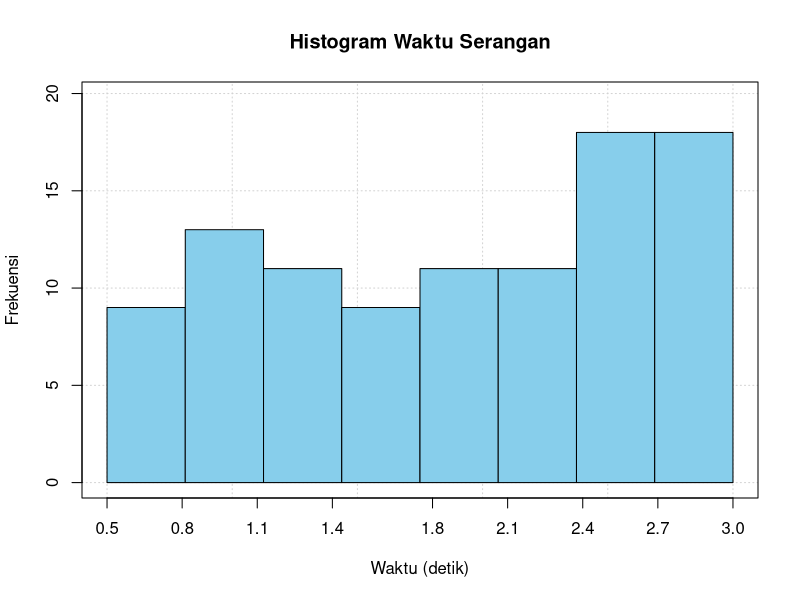
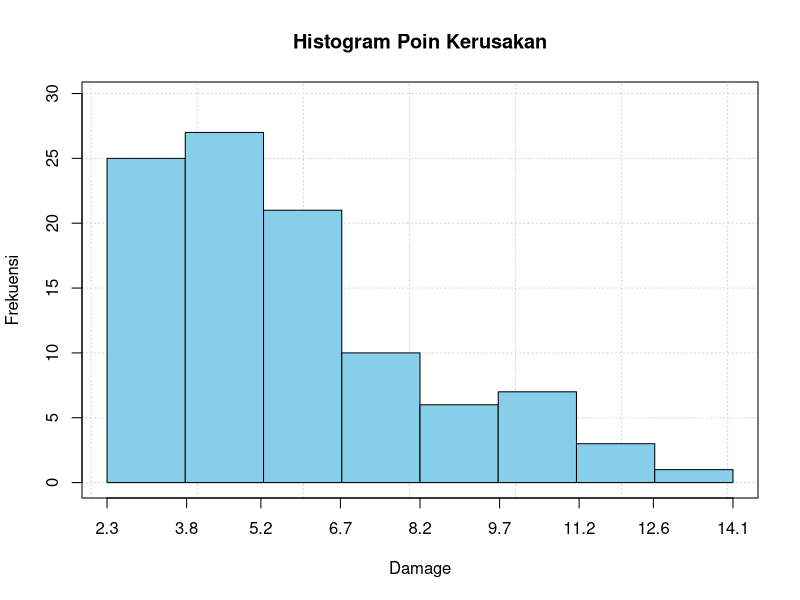
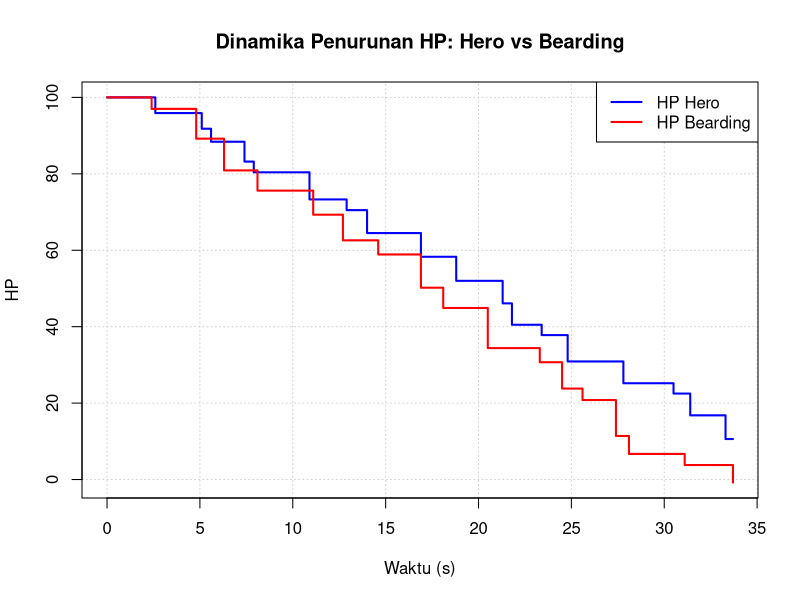
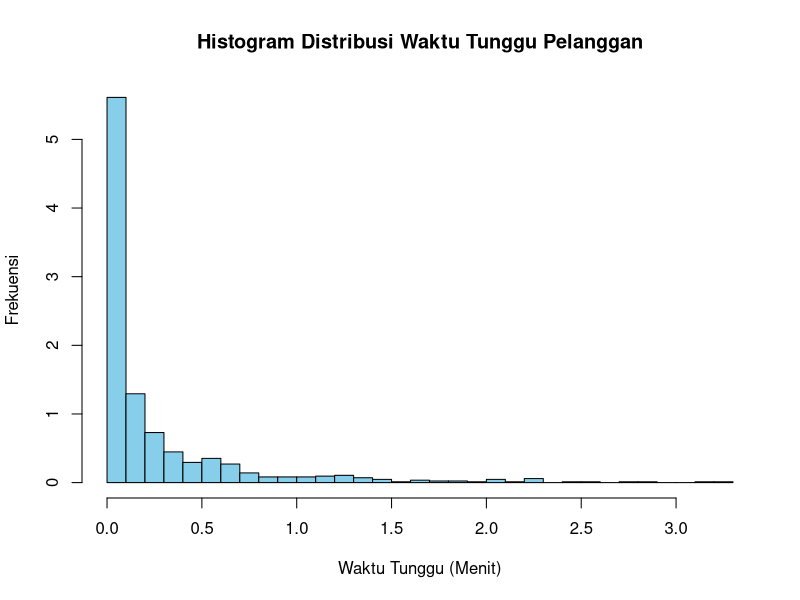

These charts were generated, in order, by the following R code:
## ---- chunk 1
# Impor Data
library(readxl)
library(tidyr)
df1 <- read_xlsx("../data/Data Nomer 1.xlsx")

# Perbaiki format pemisah
df1 <- df1 %>%
  separate("Serangan ke_nama monster(lama serangan,nilai kerusakan)", into = c("serangan_ke", "nama_monster(lama serangan,nilai kerusakan)"), sep = "_", extra = "merge") %>%
  separate("nama_monster(lama serangan,nilai kerusakan)", into = c("nama_monster", "lama_serangan", "nilai_kerusakan"), sep = "[(),]", extra = "drop", convert = TRUE)

# Ubah tipe data
df1$serangan_ke <- as.integer(df1$serangan_ke)
head(df1)
## ---- chunk 2
# Cek NA & duplikat
sum(is.na(df1))
sum(duplicated(df1))
## ---- chunk 3
# Nilai mean setiap kolom by nama monster
library(dplyr)
df1_mean <- df1 %>%
  group_by(nama_monster) %>%
  summarise(
    mean_lama_serangan = mean(lama_serangan),
    mean_nilai_kerusakan = mean(nilai_kerusakan)
  )
head(df1_mean)
## ---- chunk 4
# Bangkitkan data mentah
set.seed(23888)
n <- 100
waktu_raw <- rnorm(n, mean = 2, sd = 0.8)
damage_raw <- rgamma(n, shape = 2, scale = 2) + 2

# Logika aturan
waktu_serangan <- pmax(waktu_raw, 0.5) # Batas minimal waktu serangan 0.5 detik
poin_kerusakan <- pmax(damage_raw, 2) # Batas minimal poin kerusakan 2
waktu_serangan <- pmin(waktu_serangan, 3.0) # Batas maksimal waktu serangan 3.0 detik
kerusakan_tambahan <- ifelse(waktu_serangan > 3.0, waktu_serangan - 3.0, 0) # Kerusakan tambahan jika waktu serangan > 3.0 detik
poin_kerusakan <- pmax(damage_raw, 2) + kerusakan_tambahan # Total kerusakan (poin kerusakan min 2 + kerusakan tambahan)

# Pembulatan 1 angka di belakang koma
waktu_serangan <- round(waktu_serangan, 1)
poin_kerusakan <- round(poin_kerusakan, 1)

# Membuat data frame
df1_hero <- data.frame(
  Waktu_Serangan = waktu_serangan,
  Poin_Kerusakan = poin_kerusakan
)
head(df1_hero)
summary(df1_hero)
## ---- chunk 5
# Aturan sturges
n <- nrow(df1_hero)
k <- round(1 + 3.3 * log10(n))
k
## ---- chunk 6
# Membuat histogram kolom Waktu_Serangan
x1 <- df1_hero$Waktu_Serangan
breaks1 <- seq(min(x1), max(x1), length.out = k + 1)
counts1 <- table(cut(x1, breaks = breaks1, include.lowest = TRUE))

# Kanvas kosong & window
plot.new()
plot.window(xlim = c(min(breaks1), max(breaks1)), ylim = c(0, max(counts1) * 1.1))

# Elemen visual canvas
grid(nx = NULL, ny = NULL, col = "lightgray", lty = "dotted")
axis(1, at = round(breaks1, 1))
axis(2)
box()
title(main = "Histogram Waktu Serangan", xlab = "Waktu (detik)", ylab = "Frekuensi")

# Menggambar batang dengan rect()
for (i in 1:k) {
  rect(xleft = breaks1[i], ybottom = 0, 
       xright = breaks1[i+1], ytop = counts1[i], 
       col = "skyblue", border = "black")
}
## ---- chunk 7
# Membuat histogram kolom Poin_Kerusakan
x2 <- df1_hero$Poin_Kerusakan
breaks2 <- seq(min(x2), max(x2), length.out = k + 1)
counts2 <- table(cut(x2, breaks = breaks2, include.lowest = TRUE))

# Kanvas kosong & window
plot.new()
plot.window(xlim = c(min(breaks2), max(breaks2)), ylim = c(0, max(counts2) * 1.1))

# Elemen visual canvas
grid(nx = NULL, ny = NULL, col = "lightgray", lty = "dotted")
axis(1, at = round(breaks2, 1))
axis(2)
box()
title(main = "Histogram Poin Kerusakan", xlab = "Damage", ylab = "Frekuensi")

# Menggambar batang dengan rect()
for (i in 1:k) {
  rect(xleft = breaks2[i], ybottom = 0, 
       xright = breaks2[i+1], ytop = counts2[i], 
       col = "skyblue", border = "black")
}
## ---- chunk 8
# 1. Ambil data Bearding dari df1 & data Hero dari df1_hero
b_df <- df1[df1$nama_monster == "Bearnadi", ]

# 2. Gabung & urutkan kronologi serangan (Events)
ev <- rbind(
  data.frame(w = cumsum(df1_hero$Waktu_Serangan), p = "Hero", d = df1_hero$Poin_Kerusakan),
  data.frame(w = cumsum(b_df$lama_serangan), p = "Bearding", d = b_df$nilai_kerusakan)
)
ev <- ev[order(ev$w), ]

# 3. Simulasi pengurangan HP
hp_h <- 100; hp_b <- 100; t_vec <- 0; h_vec <- 100; b_vec <- 100

for (i in 1:nrow(ev)) {
  if (hp_h <= 0 || hp_b <= 0) break
  if (ev$p[i] == "Hero") hp_b <- hp_b - ev$d[i] else hp_h <- hp_h - ev$d[i]
  t_vec <- c(t_vec, ev$w[i]); h_vec <- c(h_vec, hp_h); b_vec <- c(b_vec, hp_b)
}

# 4. Canvas Plot (Low-Level)
plot.new()
plot.window(xlim = c(0, max(t_vec)), ylim = c(min(h_vec, b_vec), 100))
grid(); axis(1); axis(2); box()
title(main = "Dinamika Penurunan HP: Hero vs Bearding", xlab = "Waktu (s)", ylab = "HP")
lines(t_vec, h_vec, type = "s", col = "blue", lwd = 2)
lines(t_vec, b_vec, type = "s", col = "red", lwd = 2)
legend("topright", legend = c("HP Hero", "HP Bearding"), col = c("blue", "red"), lty = 1, lwd = 2)
## ---- chunk 9
# Impor data csv
data_pelanggan <- read.csv("../data/data_pelanggan.csv")
data_produk <- read.csv("../data/data_produk.csv")
transaksi_2024_01 <- read.csv("../data/transaksi_2024-01.csv")
transaksi_2024_02 <- read.csv("../data/transaksi_2024-02.csv")
transaksi_2024_03 <- read.csv("../data/transaksi_2024-03.csv")
transaksi_2024_04 <- read.csv("../data/transaksi_2024-04.csv")
transaksi_2024_05 <- read.csv("../data/transaksi_2024-05.csv")
transaksi_shopee <- read.csv("../data/transaksi_shopee.csv")
transaksi_tokopedia <- read.csv("../data/transaksi_tokopedia.csv")
transaksi_tiktok_shop <- read.csv("../data/transaksi_tiktok_shop.csv")
## ---- chunk 10
# Gabungkan data transaksi
gabung_tx <- rbind(
  transaksi_2024_01, transaksi_2024_02, transaksi_2024_03, 
  transaksi_2024_04, transaksi_2024_05, transaksi_shopee, 
  transaksi_tokopedia, transaksi_tiktok_shop
)
head(gabung_tx)
## ---- chunk 11
# Data duplikat & NA berdasarkan ID Transaksi pada data transaksi (gabungan)
cat("Total baris transaksi awal (gabungan):", nrow(gabung_tx), "\n")
cat("Jumlah ID_Transaksi unik             :", length(unique(gabung_tx$ID_Transaksi)), "(Aman)", "\n")
cat("Jumlah hanya ID_Transaksi duplikat   :", sum(duplicated(gabung_tx$ID_Transaksi))-sum(duplicated(gabung_tx)), "(Perbaiki)", "\n")
cat("Jumlah baris duplikat                :", sum(duplicated(gabung_tx)), "(Drop)", "\n\n")
cat("Jumlah NA pada Data Transaksi:\n")
gabung_tx[gabung_tx == ""] <- NA
print(colSums(is.na(gabung_tx)))
## ---- chunk 12
# Data duplikat & NA berdasarkan Kode Transaksi pada data produk
cat("Total baris data produk               :", nrow(data_produk), "\n")
cat("Jumlah Kode_Transaksi unik            :", length(unique(data_produk$Kode_Transaksi)), "(Aman)", "\n")
cat("Jumlah hanya Kode_Transaksi duplikat  :", sum(duplicated(data_produk$Kode_Transaksi))-sum(duplicated(data_produk)), "(Perbaiki)", "\n")
cat("Jumlah baris duplikat                 :", sum(duplicated(data_produk)), "(Drop)", "\n\n")
cat("\nJumlah NA pada Data Produk          :\n")
data_produk[data_produk == ""] <- NA
print(colSums(is.na(data_produk)))
## ---- chunk 13
# Data duplikat & NA berdasarkan No Transaksi pada data pelanggan
cat("Total baris data pelanggan          :", nrow(data_pelanggan), "\n")
cat("Jumlah No_Transaksi unik            :", length(unique(data_pelanggan$No_Transaksi)), "(Aman)", "\n")
cat("Jumlah hanya No_Transaksi duplikat  :", sum(duplicated(data_pelanggan$No_Transaksi))-sum(duplicated(data_pelanggan)), "(Perbaiki)", "\n")
cat("Jumlah baris duplikat               :", sum(duplicated(data_pelanggan)), "(Drop)", "\n\n")
cat("\nJumlah NA pada Data Pelanggan     :\n")
data_pelanggan[data_pelanggan == ""] <- NA
print(colSums(is.na(data_pelanggan)))
## ---- chunk 14
# Cek penulisan Marketplace, Status_Pesanan, dan format Tanggal pada data transaksi
cat("Variasi penulisan Marketplace:\n")
print(table(gabung_tx$Marketplace, useNA = "always"))
cat("\nVariasi penulisan Status_Pesanan:\n")
print(table(gabung_tx$Status_Pesanan, useNA = "always"))
cat("\n")
cat("\nVariasi penulisan format Tanggal:\n")
head(unique(gabung_tx$Tanggal), 10)
## ---- chunk 15
# Struktur tabel & tipe data produk
str(data_produk)

# Spasi berlebih Nama Produk pada data produk
cat("\nSampel Nama_Produk dengan spasi ganda:\n")
print(head(data_produk$Nama_Produk[grep("\\s{2,}", data_produk$Nama_Produk)], 5))

# Huruf "O" menjadi angka 0 pada data produk
cat("\nSampel Nama_Produk dengan typo angka '0' (harus huruf 'O'):\n")
print(unique(data_produk$Nama_Produk[grep("0", data_produk$Nama_Produk)]))

# Konsistensi huruf kapital Nama Produk pada data produk
cat("\nSampel variasi kapitalisasi Nama_Produk:\n")
print(head(data_produk$Nama_Produk[data_produk$Nama_Produk != tolower(data_produk$Nama_Produk)], 5))

# Format teks 'Rp' dan koma Harga Satuan pada data produk
cat("\nSampel data Harga_Satuan dengan variasi teks 'Rp':\n")
print(head(data_produk$Harga_Satuan, 5))

# Ringkasan Statistik dan Nilai Negatif Qty pada data produk
cat("\nRingkasan Statistik Qty:\n")
summary(data_produk$Qty)
cat("\nJumlah Qty bernilai negatif:", sum(data_produk$Qty < 0), "\n")
## ---- chunk 16
# Struktur tabel & tipe data pelanggan
str(data_pelanggan)

# Nama yang memiliki 2 spasi atau lebih di tengah kata pada data pelanggan
pelanggan_spasi <- data_pelanggan$Nama_Pelanggan[grep("\\s{2,}", data_pelanggan$Nama_Pelanggan)]
cat("Contoh Nama Pelanggan dengan spasi ganda:\n")
print(head(pelanggan_spasi, 3))

# Huruf "O" menjadi angka 0 pada data pelanggan
cat("\nSampel Nama_Pelanggan dengan typo angka '0' (harus huruf 'O'):\n")
print(unique(data_pelanggan$Nama_Pelanggan[grep("0", data_pelanggan$Nama_Pelanggan)]))

# Konsistensi huruf kapital Nama Pelanggan pada data pelanggan
cat("\nSampel variasi kapitalisasi Nama_Pelanggan:\n")
print(head(data_pelanggan$Nama_Pelanggan[data_pelanggan$Nama_Pelanggan != tolower(data_pelanggan$Nama_Pelanggan)], 5))

# Konsistensi nomor HP pada data pelanggan
cat("\nSampel variasi awalan No_HP pada data pelanggan:\n")
awalan_hp <- unique(substr(data_pelanggan$No_HP, 1, 3))
print(awalan_hp)
cat("\nJumlah No_HP tidak valid (mengandung 'NOH'):\n")
print(sum(grepl("NOH", data_pelanggan$No_HP, ignore.case = TRUE), na.rm = TRUE))
## ---- chunk 17
# Hapus baris duplikat, standarisasi marketplace, dan standarisasi status pesanan pada data transaksi
tx_clean <- gabung_tx[!duplicated(gabung_tx), ]
tx_clean$Marketplace[grep("shopee", tx_clean$Marketplace, ignore.case = TRUE)] <- "Shopee"
tx_clean$Marketplace[grep("toko", tx_clean$Marketplace, ignore.case = TRUE)] <- "Tokopedia"
tx_clean$Marketplace[grep("tik", tx_clean$Marketplace, ignore.case = TRUE)] <- "TikTok Shop"
tx_clean$Status_Pesanan[grep("selesai|complete", tx_clean$Status_Pesanan, ignore.case = TRUE)] <- "Selesai"
tx_clean$Status_Pesanan[grep("dibatalkan", tx_clean$Status_Pesanan, ignore.case = TRUE)] <- "Dibatalkan"
tx_clean$Status_Pesanan[grep("diproses", tx_clean$Status_Pesanan, ignore.case = TRUE)] <- "Diproses"
## ---- chunk 18
# Perbaikan format tanggal ke YYYY-MM-DD data transaksi
library(lubridate)
library(stringr)
bulan_indo <- c("Januari"="Jan", "Februari"="Feb", "Maret"="Mar", "April"="Apr", 
                "Mei"="May", "Juni"="Jun", "Juli"="Jul", "Agustus"="Aug", 
                "September"="Sep", "Oktober"="Oct", "November"="Nov", "Desember"="Dec")
tx_clean$Tanggal <- as.Date(parse_date_time(str_replace_all(tx_clean$Tanggal, bulan_indo), orders = c("dmy", "ymd")))
## ---- chunk 19
# Hapus baris duplikat, bersihkan spasi, perbaiki huruf "O", konsistensi kapital, bersihkan teks 'Rp' & koma, ubah nilai negatif pada QTY, lalu hitung ulang Total_Harga pada data produk
library(tools)
produk_clean <- data_produk[!duplicated(data_produk), ]
produk_clean$Nama_Produk  <- trimws(gsub("\\s+", " ", produk_clean$Nama_Produk))
produk_clean$Nama_Produk <- gsub("0", "o", produk_clean$Nama_Produk)
produk_clean$Nama_Produk  <- toTitleCase(tolower(produk_clean$Nama_Produk))
produk_clean$Harga_Satuan <- as.numeric(gsub("[^0-9]", "", produk_clean$Harga_Satuan))
produk_clean$Qty <- abs(produk_clean$Qty)
produk_clean$Total_Harga  <- produk_clean$Harga_Satuan * produk_clean$Qty
## ---- chunk 20
# Hapus baris duplikat, bersihkan spasi ganda nama, perbaiki huruf "O", konsistensi kapital, dan standarisasi nomor HP (pakai 08...) + NA kan nomor yang tidak valid pada data pelanggan
library(tools)
pelanggan_clean <- data_pelanggan[!duplicated(data_pelanggan), ]
pelanggan_clean$Nama_Pelanggan <- trimws(gsub("\\s+", " ", pelanggan_clean$Nama_Pelanggan))
pelanggan_clean$Nama_Pelanggan <- gsub("0", "o", pelanggan_clean$Nama_Pelanggan)
pelanggan_clean$Nama_Pelanggan <- toTitleCase(tolower(pelanggan_clean$Nama_Pelanggan))
pelanggan_clean$No_HP[grepl("[A-Za-z]", pelanggan_clean$No_HP)] <- NA
pelanggan_clean$No_HP <- sub("^(\\+?628|0?8)", "08", pelanggan_clean$No_HP)
## ---- chunk 21
# FUNCTION UNTUK KEPERLUAN CEK DUPLIKASI ID_TRANSAKSI
cek_urutan_id <- function(kolom_id, prefix = "TRX") {
  # 1. Ambil angka murni dari data
  raw_id <- na.omit(as.character(kolom_id))
  nums   <- as.numeric(gsub("[^0-9]", "", raw_id))
  if (length(nums) == 0) return("Data kosong atau format ID tidak valid.")
  # 2. Cari ID yang hilang dari deret ideal (min ke max)
  ideal   <- min(nums):max(nums)
  hilang  <- setdiff(ideal, nums)
  # 3. Evaluasi kelengkapan & urutan
  if (length(hilang) > 0) {
    pad <- nchar(gsub("[^0-9]", "", raw_id[1]))
    id_missing <- paste0(prefix, sprintf(paste0("%0", pad, "d"), hilang))
    return(paste0("Kolom tidak urut/tidak lengkap! Ada ", length(hilang), 
                  " ID tertinggal: ", paste(id_missing, collapse = ", ")))
  }
  if (is.unsorted(nums)) {
    return("Seluruh ID lengkap, tetapi posisi di tabel belum terurut (perlu di-sort).")
  }
  paste0("Kolom sudah urut dan lengkap dari ", prefix, min(nums), " sampai ", prefix, max(nums), ".")
}
## ---- chunk 22
# Merge seluruh dataset
library(dplyr)
tabel_akhir <- tx_clean %>%
  mutate(id_ke = row_number(), .by = ID_Transaksi) %>%
  left_join(produk_clean %>% mutate(id_ke = row_number(), .by = Kode_Transaksi), 
            by = c("ID_Transaksi" = "Kode_Transaksi", "id_ke")) %>%
  left_join(pelanggan_clean %>% mutate(id_ke = row_number(), .by = No_Transaksi), 
            by = c("ID_Transaksi" = "No_Transaksi", "id_ke")) %>%

# Penyesuaian tipe data tiap kolom
mutate(
    ID_Transaksi   = as.character(ID_Transaksi),
    Tanggal        = as.Date(Tanggal),
    Marketplace    = as.factor(Marketplace),
    Nama_Produk    = as.character(Nama_Produk),
    Kategori       = as.factor(Kategori),
    Harga_Satuan   = as.numeric(Harga_Satuan),
    Qty            = as.integer(Qty),
    Total_Harga    = as.numeric(Total_Harga),
    Nama_Pelanggan = as.character(Nama_Pelanggan),
    No_HP          = as.character(No_HP),
    Status_Pesanan = as.factor(Status_Pesanan),
    Metode_Bayar   = as.factor(Metode_Bayar)
  ) %>%

# Pilih variabel wajib saja & urutkan berdasarkan ID_Transaksi (Ascending)
select(
    ID_Transaksi, Tanggal, Marketplace, Nama_Produk, 
    Kategori, Harga_Satuan, Qty, Total_Harga, 
    Nama_Pelanggan, No_HP, Status_Pesanan, Metode_Bayar
  ) %>%
  arrange(ID_Transaksi)
## ---- chunk 23
# Data duplikat, ID_Transaksi yang belum ada, NA berdasarkan ID Transaksi, dan nilai unik Nama Produk & Kategori pada tabel akhir
cat("Total baris tabel akhir             :", nrow(tabel_akhir), "\n")
cat("Jumlah ID_Transaksi unik            :", length(unique(tabel_akhir$ID_Transaksi)), "\n")
cat("Jumlah hanya ID_Transaksi duplikat  :", sum(duplicated(tabel_akhir$ID_Transaksi)), "\n\n")
cat("\nJumlah NA pada Tabel Akhir:\n")
print(colSums(is.na(tabel_akhir)))
cat("\nHasil cek kolom ID_Transaksi:\n")
cek_urutan_id(tabel_akhir$ID_Transaksi)
cat("\nNilai unik pada kolom Nama_Produk:\n")
unique(tabel_akhir$Nama_Produk)
cat("\nNilai unik pada kolom Kategori:\n")
unique(tabel_akhir$Kategori)
## ---- chunk 24
# Ganti ID_Transaksi duplikat menggunakan ID_Transaksi yang belum ada
which(duplicated(tabel_akhir$ID_Transaksi))
tabel_akhir$ID_Transaksi[13] <- "TRX1062"
tabel_akhir$ID_Transaksi[15] <- "TRX1063"
tabel_akhir$ID_Transaksi[24] <- "TRX1064"
tabel_akhir$ID_Transaksi[25] <- "TRX1085"
tabel_akhir$ID_Transaksi[30] <- "TRX1098"
tabel_akhir$ID_Transaksi[33] <- "TRX1135"
## ---- chunk 25
# Sesuaikan kategori berdasarkan nama produknya
library(dplyr)
tabel_akhir <- tabel_akhir %>%
  mutate(
    Kategori = case_when(
      Nama_Produk %in% c("Celana Jeans", "Rok Plisket", "Celana Chino") ~ "Bawahan",
      Nama_Produk %in% c("Sweater Rajut", "Blazer Wanita", "Jaket Hoodie") ~ "Outerwear",
      Nama_Produk %in% c("Dress Motif", "Kemeja Flanel", "Kaos Polos", "Kaos Oblong") ~ "Atasan",
      TRUE ~ as.character(Kategori)
    ),
    Kategori = factor(Kategori, levels = c("Atasan", "Bawahan", "Outerwear"))
  )
head(tabel_akhir)
## ---- chunk 26
# Ekspor data dengan formar csv
write.csv(tabel_akhir, "data_penjualan_clean.csv", row.names = FALSE)
data_penjualan_clean <- read.csv("../data/data_penjualan_clean.csv")
head(data_penjualan_clean)
## ---- chunk 27
# Perhitungan nilai fungsi invers di u = 0.85
a <- 1.2
b <- 0.8
g <- 0.5
u <- 0.85
x <- -(1/g) * log(1 - (1 - exp(-g)) * ((-log(1 - u))/a)^(1/b))
x
## ---- chunk 28
# Pembuatan function generator bilangan acak
rowig <- function(n, alpha, beta, gamma) {
  u <- runif(n)
  x <- -(1 / gamma) * log(1 - (1 - exp(-gamma)) * ((-log(1 - u)) / alpha)^(1 / beta))
  return(x)
}
# Pembangkitan bilangan acak
set.seed(23888)
n <- (88 * 10) + 96
alpha <- 1 + (6 / 10)
beta <- 0.5 + (0 / 10)
gamma <- 0.2 + (9 / 10)
random <- rowig(n = n, alpha = alpha, beta = beta, gamma = gamma)
## ---- chunk 29
# Histogram
hist(random,
     breaks = 30,
     col = "skyblue",
     border = "black",
     main = "Histogram Distribusi Waktu Tunggu Pelanggan",
     xlab = "Waktu Tunggu (Menit)",
     ylab = "Frekuensi",
     probability = TRUE)

# Rata-rata waktu tunggu pelanggan
mean(random, na.rm = TRUE)
## ---- chunk 30
# Perhitungan probabilitas teoretis P(X > 19) menggunakan CDF
x_limit <- 19
cdf_19 <- 1 - exp(-alpha * ((1 - exp(-gamma * x_limit)) / (1 - exp(-gamma)))^beta)
p_teoretis <- 1 - cdf_19
cat("Probabilitas Teoretis P(X > 19)     :", sprintf("%.6f", p_teoretis), "\n")

# Menghitung proporsi data simulasi yang bernilai > 19
p_empiris <- mean(random > 19, na.rm = TRUE)
cat("Estimasi Probabilitas Dari Simulasi :", sprintf("%.6f", p_empiris), "\n")
## ---- chunk 31
# Hitung median teoretis menggunakan u = 0.5
median_teoretis <- -(1 / gamma) * log(
  1 - (1 - exp(-gamma)) * ((-log(1 - 0.5)) / alpha)^(1 / beta)
)
cat("Median Teoretis :", round(median_teoretis, 5), "menit\n")

# Hitung median sampel dari data simulasi
median_sampel <- median(random, na.rm = TRUE)
cat("Median Sampel   :", round(median_sampel, 5), "menit\n")
